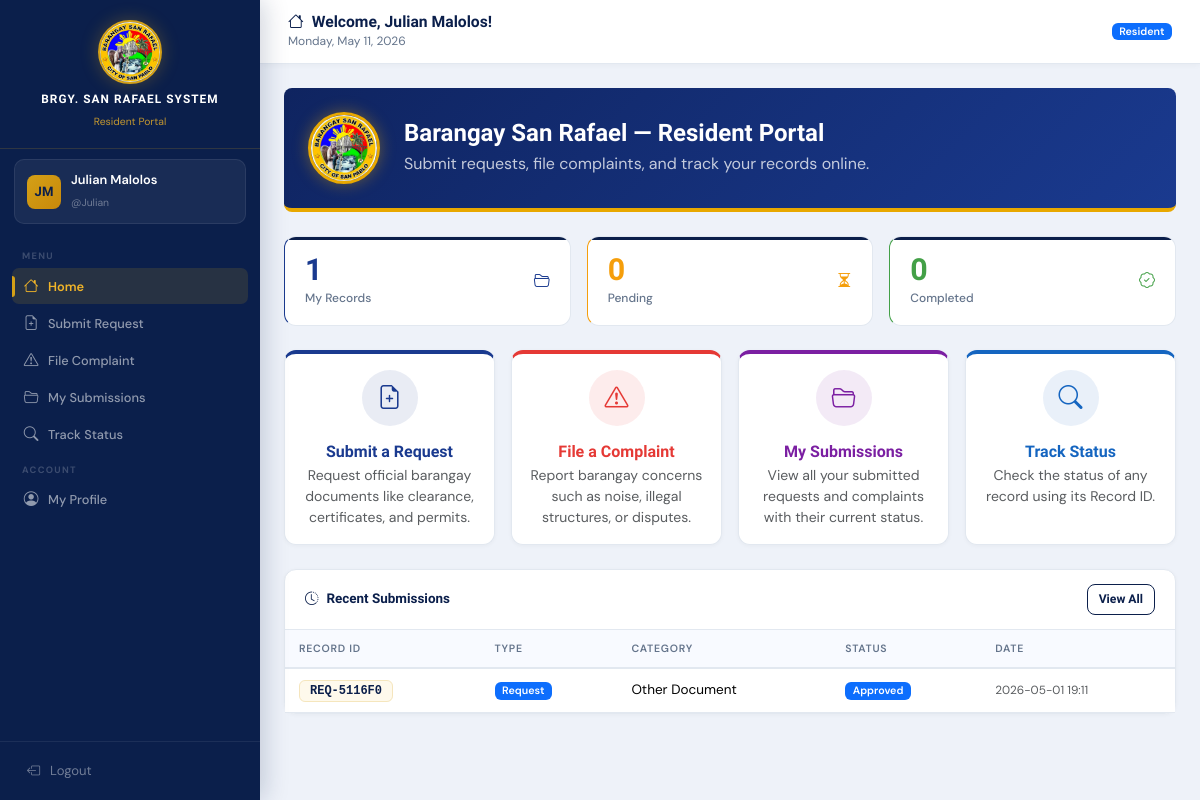
Screenshot of /resident/home.php (signed in) with the database file from the repository.
### tables this page shows
CREATE TABLE `resident_accounts` (
  `id` int(11) NOT NULL AUTO_INCREMENT,
  `username` varchar(50) NOT NULL,
  `password` varchar(100) NOT NULL,
  `full_name` varchar(100) NOT NULL,
  `address` varchar(200) NOT NULL,
  `contact` varchar(20) NOT NULL,
  `resident_id` varchar(10) DEFAULT NULL,
  `created_at` datetime DEFAULT current_timestamp(),
  PRIMARY KEY (`id`),
  UNIQUE KEY `username` (`username`),
  UNIQUE KEY `resident_id` (`resident_id`),
  CONSTRAINT `resident_accounts_ibfk_1` FOREIGN KEY (`resident_id`) REFERENCES `residents` (`resident_id`)
);

CREATE TABLE `records` (
  `record_id` varchar(20) NOT NULL,
  `record_type` enum('request','complaint') NOT NULL,
  `resident_id` varchar(10) NOT NULL,
  `category` varchar(100) NOT NULL,
  `details` text DEFAULT NULL,
  `status` enum('Pending','Approved','Done') DEFAULT 'Pending',
  `date_submitted` datetime DEFAULT current_timestamp(),
  `is_deleted` tinyint(1) DEFAULT 0,
  `deleted_at` datetime DEFAULT NULL,
  `deleted_by` varchar(100) DEFAULT NULL,
  `delete_reason` varchar(255) DEFAULT NULL,
  PRIMARY KEY (`record_id`),
  KEY `resident_id` (`resident_id`),
  CONSTRAINT `records_ibfk_1` FOREIGN KEY (`resident_id`) REFERENCES `residents` (`resident_id`)
);

### resident/home.php (the view, shortened to what this page needs)
<?php
require_once __DIR__ . '/../includes/config.php';
$acc    = current_resident();
$stats = db_fetch_one('
    SELECT COUNT(*) as total,
    SUM(status="Pending") as pending,
    SUM(status="Done") as done
    FROM records
    WHERE resident_id = ?
', [$acc['resident_id'] ?? '']) ?? [];
$recent = db_fetch_all('
    SELECT * FROM records WHERE resident_id = ?
    ORDER BY date_submitted DESC LIMIT 5
', [$acc['resident_id'] ?? '']);
include __DIR__ . '/../includes/header.php';
include __DIR__ . '/../includes/resident_sidebar.php';
?>
<div class="main-content">
  <div class="topbar">
    <div>
      <h5><i class="bi bi-house me-2"></i>Welcome, <?= e($acc['full_name']) ?>!</h5>
      <small><?= date('l, F j, Y') ?></small>
    </div>
    <span class="badge bg-primary">Resident</span>
  </div>
  <div class="p-4">
    <div class="rounded-3 p-4 mb-4 text-white"
         style="background:linear-gradient(135deg,#0F2460,#1A3A8F);border-bottom:4px solid #E8A800;">
      <div class="row align-items-center">
        <div class="col-auto">
          <img src="/BarangayProject/Logo.jpg" alt="Logo"
               style="width:72px;height:72px;border-radius:50%;border:3px solid #E8A800;box-shadow:0 0 16px rgba(232,168,0,.4);">
        </div>
        <div class="col">
          <h4 class="fw-bold mb-1">Barangay San Rafael — Resident Portal</h4>
          <p class="mb-0 opacity-75">Submit requests, file complaints, and track your records online.</p>
        </div>
      </div>
    </div>
    <div class="row g-3 mb-4">
      <?php foreach ([
        ['My Records',  $stats['total']   ?? 0, '#1A3A8F', 'folder2-open'],
        ['Pending',     $stats['pending'] ?? 0, '#F59E0B', 'hourglass-split'],
        ['Completed',   $stats['done']    ?? 0, '#43A047', 'patch-check'],
      ] as [$label, $val, $color, $icon]): ?>
      <div class="col-md-4">
        <div class="stat-card" style="border-left-color:<?= $color ?>">
          <div class="d-flex justify-content-between align-items-center">
            <div>
              <div class="stat-value" style="color:<?= $color ?>"><?= (int)$val ?></div>
              <div class="stat-label"><?= $label ?></div>
            </div>
            <i class="bi bi-<?= $icon ?> stat-icon" style="color:<?= $color ?>"></i>
          </div>
        </div>
      </div>
      <?php endforeach; ?>
    </div>
    <div class="row g-3 mb-4">
      <?php foreach ([
        ['Submit a Request',  'file-earmark-plus',     'submit_request.php',  '#1A3A8F', 'Request official barangay documents like clearance, certificates, and permits.'],
        ['File a Complaint',  'exclamation-triangle',  'file_complaint.php',  '#E53935', 'Report barangay concerns such as noise, illegal structures, or disputes.'],
        ['My Submissions',    'folder2-open',          'my_submissions.php',  '#7B1FA2', 'View all your submitted requests and complaints with their current status.'],
        ['Track Status',      'search',                'track_status.php',    '#1565C0', 'Check the status of any record using its Record ID.'],
      ] as [$title, $icon, $link, $color, $desc]): ?>
      <div class="col-md-6 col-xl-3">
        <a href="<?= $link ?>" class="text-decoration-none">
          <div class="card h-100 text-center p-3"
               style="border-top:4px solid <?= $color ?>;transition:transform .15s;"
               onmouseover="this.style.transform='translateY(-3px)'"
               onmouseout="this.style.transform=''">
            <div class="rounded-circle mx-auto mb-3 d-flex align-items-center justify-content-center"
                 style="width:56px;height:56px;background:<?= $color ?>18;">
              <i class="bi bi-<?= $icon ?>" style="font-size:1.5rem;color:<?= $color ?>;"></i>
            </div>
            <h6 class="fw-bold mb-1" style="color:<?= $color ?>"><?= $title ?></h6>
            <p class="text-muted small mb-0"><?= $desc ?></p>
          </div>
        </a>
      </div>
      <?php endforeach; ?>
    </div>
    <?php if (!empty($recent)): ?>
    <div class="card">
      <div class="card-header d-flex justify-content-between">
        <span><i class="bi bi-clock-history me-2"></i>Recent Submissions</span>
        <a href="/BarangayProject/resident/my_submissions.php" class="btn btn-sm btn-outline-primary">View All</a>
      </div>
      <div class="card-body p-0">
        <div class="table-responsive">
          <table class="table table-hover mb-0">
            <thead><tr>
              <th>Record ID</th><th>Type</th><th>Category</th><th>Status</th><th>Date</th>
            </tr></thead>
            <tbody>
              <?php foreach ($recent as $r): ?>
              <tr>
                <td><span class="record-id-chip"><?= e($r['record_id']) ?></span></td>
                <td><?= $r['record_type'] === 'request'
                  ? "<span class='badge bg-primary'>Request</span>"
                  : "<span class='badge bg-danger'>Complaint</span>" ?></td>
                <td><?= e($r['category']) ?></td>
                <td><?= status_badge($r['status']) ?></td>
                <td><small class="text-muted"><?= substr($r['date_submitted'],0,16) ?></small></td>
              </tr>
              <?php endforeach; ?>
            </tbody>
          </table>
        </div>
      </div>
    </div>
    <?php endif; ?>
  </div>
</div>
<?php include __DIR__ . '/../includes/footer.php'; ?>

### includes/resident_sidebar.php (shortened to what this page needs)
<?php
$racc=current_resident();
$current=basename($_SERVER['PHP_SELF']);
function res_nav(string $file,string $icon,string $label,string $cur):string{
    $a=$cur===$file?'active':'';
    return "<a href='/BarangayProject/resident/{$file}' class='nav-link {$a}'><i class='bi bi-{$icon}'></i><span>{$label}</span></a>";
}
$init=implode('',array_map(fn($w)=>strtoupper($w[0]),array_slice(explode(' ',$racc['full_name']??'R'),0,2)));
?>
<div class="sidebar" id="residentSidebar">
  <div class="sidebar-brand">
    <img src="/BarangayProject/Logo.jpg" alt="Logo" class="brand-logo">
    <h6><?= APP_NAME ?></h6><small>Resident Portal</small>
  </div>
  <div class="sidebar-user">
    <div class="avatar"><?= e($init) ?></div>
    <div class="user-info"><span><?= e($racc['full_name']??'') ?></span><small>@<?= e($racc['username']??'') ?></small></div>
  </div>
  <nav class="sidebar-nav">
    <div class="nav-section">Menu</div>
    <?= res_nav('home.php','house','Home',$current) ?>
    <?= res_nav('submit_request.php','file-earmark-plus','Submit Request',$current) ?>
    <?= res_nav('file_complaint.php','exclamation-triangle','File Complaint',$current) ?>
    <?= res_nav('my_submissions.php','folder2-open','My Submissions',$current) ?>
    <?= res_nav('track_status.php','search','Track Status',$current) ?>
    <div class="nav-section">Account</div>
    <?= res_nav('profile.php','person-circle','My Profile',$current) ?>
  </nav>
  <div class="sidebar-footer">
    <button type="button" class="btn-logout" onclick="showLogoutModal('residentLogoutModal')">
      <i class="bi bi-box-arrow-left"></i> Logout
    </button>
  </div>
</div>

### includes/config.php (shortened to what this page needs)
<?php
function db(): mysqli {
    static $c=null;
    if (!$c) {
        $c=new mysqli(DB_HOST,DB_USER,DB_PASS,DB_NAME);
        $c->set_charset('utf8mb4');
    }
    return $c;
}
function db_fetch_all(string $sql,array $p=[]): array {
    $s=db()->prepare($sql);
    if ($p) $s->bind_param(str_repeat('s',count($p)),...$p);
    $s->execute(); $r=$s->get_result(); $rows=[];
    while ($row=$r->fetch_assoc()) $rows[]=$row;
    return $rows;
}
function db_fetch_one(string $sql,array $p=[]): ?array { $r=db_fetch_all($sql,$p); return $r[0]??null; }
function is_resident(): bool { return session_name()==='BRGY_RESIDENT' && isset($_SESSION['resident_account_id']); }
function current_resident(): ?array { if (!is_resident()) return null; return db_fetch_one('SELECT * FROM resident_accounts WHERE id=?',[$_SESSION['resident_account_id']]); }
function e(string $s): string { return htmlspecialchars($s,ENT_QUOTES,'UTF-8'); }
function status_badge(string $s): string {
    $m=['Pending'=>'warning','Approved'=>'primary','Done'=>'success','Rejected'=>'danger'];
    return "<span class='badge bg-".($m[$s]??'secondary')."'>".e($s)."</span>";
}

### rows the page displays
resident_accounts: full_name "JM", full_name "Julian Malolos", username "Julian"
records: record_id "REQ-5116F0", record_type "Request", category "Other Document", status "Approved", date_submitted "2026-05-01 19:11"

### other values shown
APP_NAME "BRGY. SAN RAFAEL SYSTEM"
$label "Home Submit Request File Complaint My Submissions Track Status My Profile"
$val "1"
$label "My Records"
$val "0"
$label "Pending"
$label "Completed"
$title "Submit a Request"
$desc "Request official barangay documents like clearance, certificates, and permits."
$title "File a Complaint"
$desc "Report barangay concerns such as noise, illegal structures, or disputes."
$title "My Submissions"
$desc "View all your submitted requests and complaints with their current status."
$title "Track Status"
$desc "Check the status of any record using its Record ID."
